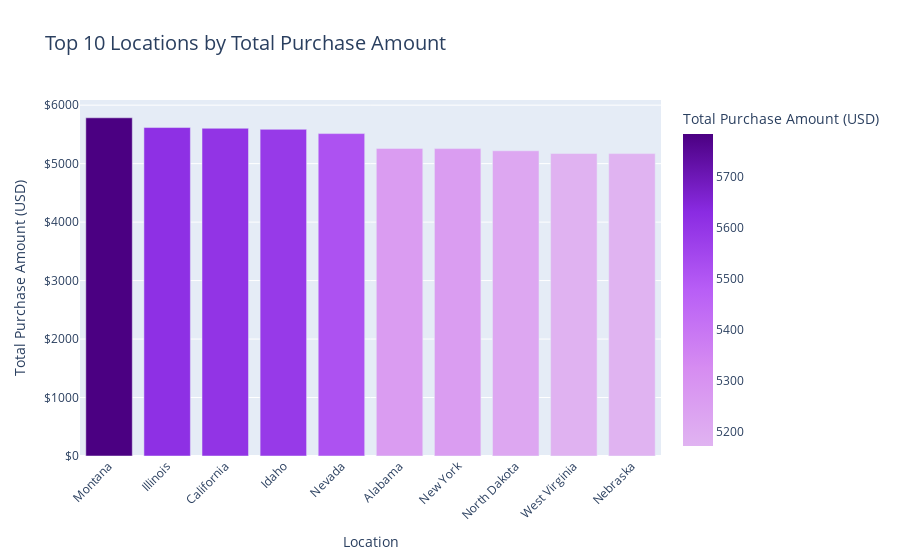

Notebook code for this chart:
### Markdown cell above
Total Purchase Amount: Free Shipping has the highest total purchase amount, followed closely by Express, Store Pickup, Standard, 2-Day Shipping, and Next Day Air.

### Code cell
data['Purchase Amount (USD)'] = pd.to_numeric(data['Purchase Amount (USD)'], errors='coerce')

binned_data = data.groupby('Location')['Purchase Amount (USD)'].sum().reset_index()

binned_data = binned_data.sort_values(by='Purchase Amount (USD)', ascending=False)
top_10_binned_data = binned_data.head(10)
color_scale = ['#e0b3f1', '#d68cf1', '#b85ef6', '#8a2be2', '#4b0082']

fig = px.bar(
    top_10_binned_data,
    x='Location',
    y='Purchase Amount (USD)',
    title='Top 10 Locations by Total Purchase Amount',
    labels={
        'Location': 'Location',
        'Purchase Amount (USD)': 'Total Purchase Amount (USD)'
    },
    color='Purchase Amount (USD)',  
    color_continuous_scale=color_scale  
)

fig.update_layout(
    xaxis_title='Location',
    yaxis_title='Total Purchase Amount (USD)',
    title_font_size=20,
    yaxis=dict(
        tickformat='$'  
    ),
    xaxis_tickangle=-45  
)

fig.show()

### Figure 1 — Plotly figure (JSON) as saved in the notebook; plotly's stock layout.template omitted (floating-point values rounded to 4 significant figures)
{"data": [{"alignmentgroup": "True", "hovertemplate": "Location=%{x}<br>Total Purchase Amount (USD)=%{marker.color}<extra></extra>", "legendgroup": "", "marker": {"color": [5784, 5617, 5605, 5587, 5514, 5261, 5257, 5220, 5174, 5172], "coloraxis": "coloraxis", "pattern": {"shape": ""}}, "name": "", "offsetgroup": "", "orientation": "v", "showlegend": false, "textposition": "auto", "type": "bar", "x": ["Montana", "Illinois", "California", "Idaho", "Nevada", "Alabama", "New York", "North Dakota", "West Virginia", "Nebraska"], "xaxis": "x", "y": [5784, 5617, 5605, 5587, 5514, 5261, 5257, 5220, 5174, 5172], "yaxis": "y"}], "layout": {"barmode": "relative", "coloraxis": {"colorbar": {"title": {"text": "Total Purchase Amount (USD)"}}, "colorscale": [[0, "#e0b3f1"], [0.25, "#d68cf1"], [0.5, "#b85ef6"], [0.75, "#8a2be2"], [1, "#4b0082"]]}, "legend": {"tracegroupgap": 0}, "title": {"font": {"size": 20}, "text": "Top 10 Locations by Total Purchase Amount"}, "xaxis": {"anchor": "y", "domain": [0, 1], "tickangle": -45, "title": {"text": "Location"}}, "yaxis": {"anchor": "x", "domain": [0, 1], "tickformat": "$", "title": {"text": "Total Purchase Amount (USD)"}}}}
